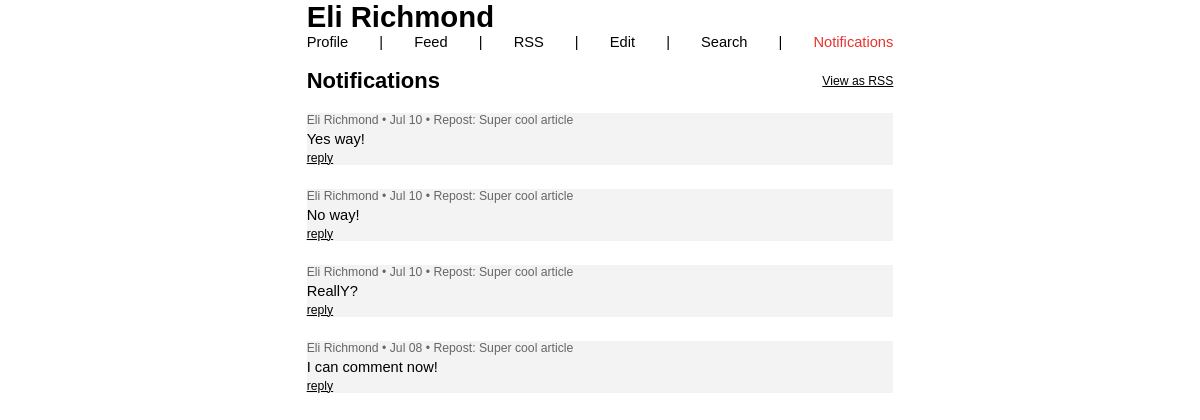
Page /notifications/ (signed in) on the earlier database version.
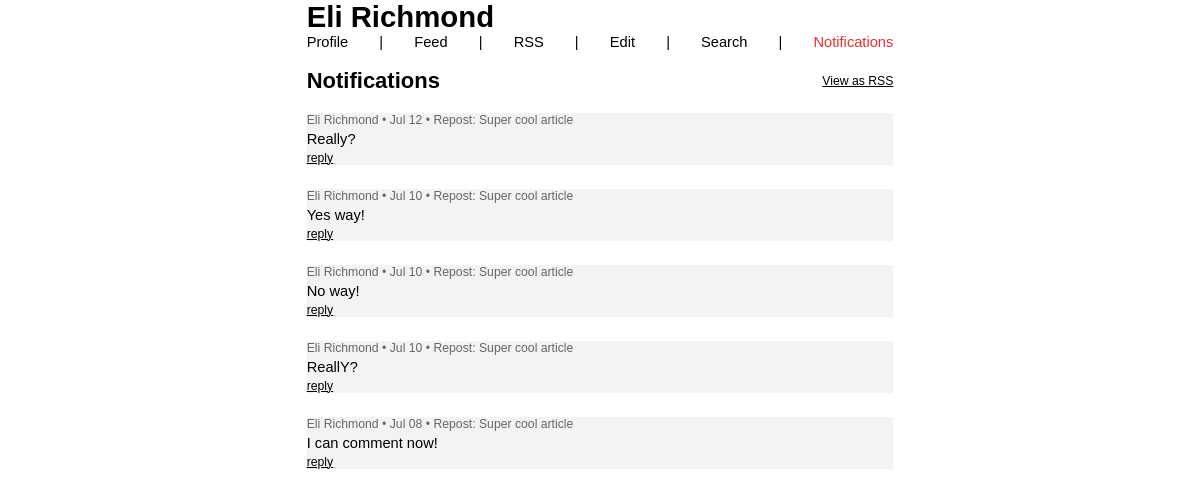
Same page on the later database version.
### Linkfeed/models.py (models this page shows, shortened)
class Comment(models.Model):
    user = models.ForeignKey(User, on_delete=models.CASCADE, related_name="comments")
    post = models.ForeignKey(Post, on_delete=models.CASCADE, related_name="comments")
    parent_comment = models.ForeignKey('self', on_delete=models.CASCADE, null=True, blank=True, related_name='replies')
    body = models.TextField()
    likes = models.IntegerField(default=0)
    timestamp = models.DateTimeField(auto_now_add=True)
    level = models.IntegerField(default=0)
    read = models.BooleanField(default=False)

class User(AbstractUser):
    pass

class Profile(models.Model):
    user = models.OneToOneField(User, on_delete=models.CASCADE)
    display_name = models.CharField(max_length=255, blank=True, null=True)
    follower = models.ManyToManyField(User, blank=True, related_name="follower_user")
    following = models.ManyToManyField(User, blank=True, related_name="following_user")
    domain = models.URLField(blank=True, null=True)

class Post(models.Model):
    user = models.ForeignKey(User, on_delete=models.CASCADE, related_name="posts")
    title = models.CharField(blank=True, max_length=255)
    body = models.URLField(blank=True, null=True)
    likes = models.ManyToManyField(User, related_name="blog_posts")
    timestamp = models.DateTimeField(auto_now_add=False, null=True)
    is_rss_feed_post = models.BooleanField(default=False)

### Linkfeed/views.py (the view)
# urls.py: path("notifications/", views.notifications_view, name="notifications"),
def notifications_view(request):
    context = get_user_notifications(request, request.user.username)
    return render(request, 'Linkfeed/notifications.html', context)

### Linkfeed/templatetags/custom_filters.py (called while the page is built)
@register.filter
def smart_date(value):
    now = timezone.now()
    diff = now - value
    if diff.days < 1:
        return naturaltime(value)
    elif value.year == now.year:
        return value.strftime("%b %d")
    else:
        return value.strftime("%b %d, %Y")

### Linkfeed/views.py (called while the page is built)
def get_user_notifications(request, username):
    user = User.objects.get(username=username)
    profile = Profile.objects.get(user=user)
    notifications = Comment.objects.filter(post__user=user).order_by('-timestamp')
    context = {'notifications': notifications, 'profile': profile}
    return context

### Linkfeed/templates/Linkfeed/notifications.html (shortened to what this page needs)
{% extends "Linkfeed/layouts.html" %}
{% load custom_filters %}
{% block name %}
    {{ profile.display_name }}
{% endblock %}
{% block body %}
    <div class="d-flex justify-content-between align-items-center">
        <h2>Notifications</h2>
        <p class="underline small">
            <a href="{% url 'notifications_rss' profile.user.username %}">View as RSS</a>
        </p>
    </div>
    {% for comment in notifications %}
        <div class="mb-4 {% if not comment.read %}unread{% endif %}">
            <p class="small grey my-0">
                <a href="{% url 'profile' comment.user.username %}" target="_blank">
                    {{ comment.user.profile.display_name }}
                </a> •
                {{ comment.timestamp|smart_date|capfirst }} •
                <a href="{% url 'post' comment.post.id %}">
                    {{ comment.post.title }}
                </a>
            </p>
            <p class="mb-0 mt-1 preserve">{{ comment.body }}</p>
            <p class="small mt-1 underline">
                <a href="#" onclick="unhideForm({{ comment.id }})">reply</a>
            </p>
        </div>
    {% endfor %}
{% endblock %}

Differences in the rows shown:
added Comment: user.profile.display_name "Eli Richmond", timestamp|smart_date "Jul 12", post "Repost: Super cool article", body "Really?"
